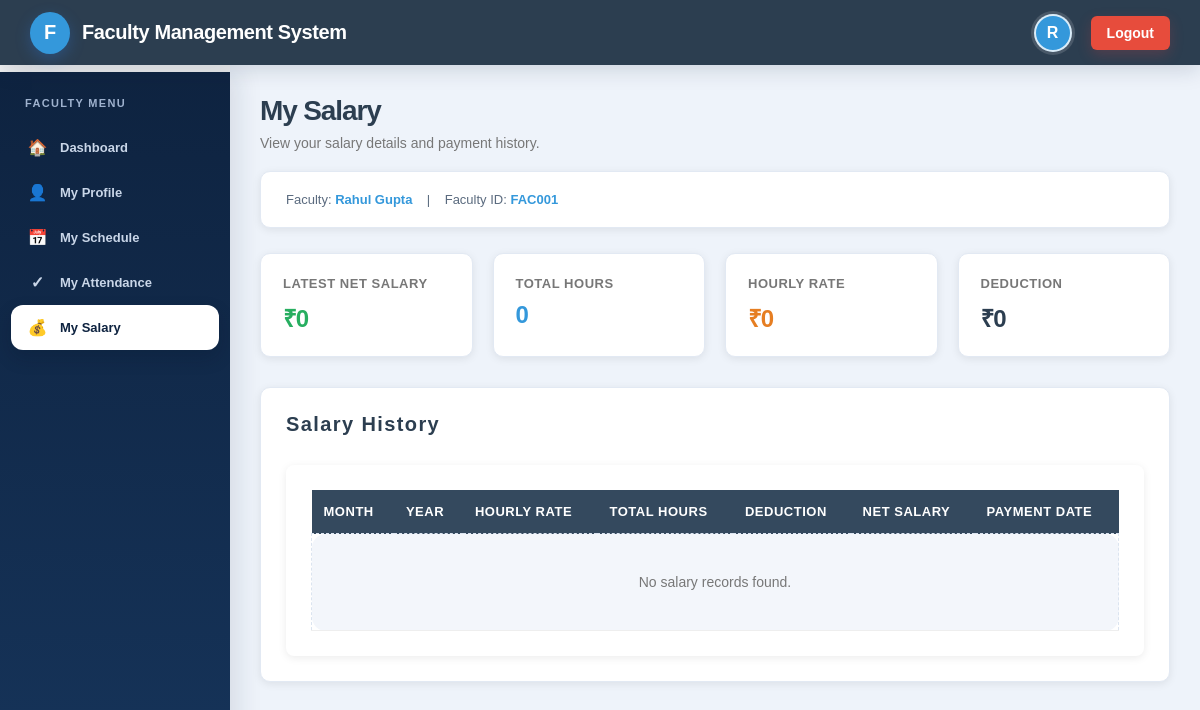
The app's page /faculty-salary/ (signed in) with its own data.
### faculty/models.py (models this page shows)
class Faculty(models.Model):
    FacultyID = models.CharField(max_length=10, primary_key=True)
    Password = models.CharField(max_length=255, blank=True)
    ProfilePhoto = models.ImageField(upload_to="faculty_photos/", blank=True)
    FirstName = models.CharField(max_length=50)
    LastName = models.CharField(max_length=50)
    Gender = models.CharField(max_length=20)
    DOB = models.DateField()
    Email = models.EmailField()
    ContactNumber = models.CharField(max_length=10)
    Address = models.TextField()
    Qualification = models.CharField(max_length=100)
    Designation = models.CharField(max_length=100)
    JoiningDate = models.DateField()
    Experience = models.DecimalField(max_digits=4, decimal_places=1)
    Status = models.CharField(max_length=20)

### faculty/views.py (the view)
def faculty_salary(request):
    faculty_id = request.session.get("faculty_id")
    if not faculty_id:
        return redirect("login")
    faculty = get_object_or_404(
        Faculty,
        FacultyID=faculty_id
    )
    salary_records = Salary.objects.filter(
        FacultyID=faculty
    ).order_by(
        "-Year",
        "-Month"
    )
    return render(
        request,
        "faculty_salary.html",
        {
            "faculty": faculty,
            "salary_records": salary_records
        }
    )

### templates/faculty_salary.html (shortened to what this page needs)
{% load static %}
<!DOCTYPE html>
<html lang="en" class="page-faculty-salary">
<head>
    <link rel="stylesheet" href="{% static 'style.css' %}?v=5">
    <link rel="stylesheet" href="{% static 'portal-refresh.css' %}?v=1">
</head>
<body class="page-faculty-salary">
    <div class="header">
        <div class="logo-section">
            <div class="logo">F</div>
            <div class="system-name">
                Faculty Management System
            </div>
        </div>
        <div class="user-section">
            <div class="faculty-avatar">
                {% if faculty.ProfilePhoto %}
                    <img src="{{ faculty.ProfilePhoto.url }}" alt="Faculty profile photo">
                {% else %}
                    {{ faculty.FirstName|first|upper }}
                {% endif %}
            </div>
            <a href="{% url 'logout' %}" class="logout-btn">
                Logout
            </a>
        </div>
    </div>
    <div class="layout">
        <div class="sidebar">
            <div class="sidebar-title">
                Faculty Menu
            </div>
            <a href="{% url 'faculty_dashboard' %}">
                <span class="menu-icon">🏠</span>
                Dashboard
            </a>
            <a href="{% url 'faculty_profile' %}">
                <span class="menu-icon">👤</span>
                My Profile
            </a>
            <a href="{% url 'faculty_schedule' %}">
                <span class="menu-icon">📅</span>
                My Schedule
            </a>
            <a href="{% url 'faculty_attendance' %}">
                <span class="menu-icon">✓</span>
                My Attendance
            </a>
            <a href="{% url 'faculty_salary' %}" class="active">
                <span class="menu-icon">💰</span>
                My Salary
            </a>
        </div>
        <div class="main-content">
            <h1 class="page-title">
                My Salary
            </h1>
            <p class="page-subtitle">
                View your salary details and payment history.
            </p>
            <div class="faculty-info">
                Faculty:
                <span>
                    {{ faculty.FirstName }} {{ faculty.LastName }}
                </span>
                &nbsp;&nbsp; | &nbsp;&nbsp;
                Faculty ID:
                <span>
                    {{ faculty.FacultyID }}
                </span>
            </div>
            {% with latest_salary=salary_records.0 %}
            <div class="summary-cards">
                <div class="card">
                    <div class="card-title">
                        Latest Net Salary
                    </div>
                    <div class="card-value green">
                        {% if latest_salary %}
                            ₹{{ latest_salary.NetSalary }}
                        {% else %}
                            ₹0
                        {% endif %}
                    </div>
                </div>
                <div class="card">
                    <div class="card-title">
                        Total Hours
                    </div>
                    <div class="card-value blue">
                        {% if latest_salary %}
                            {{ latest_salary.TotalHours }}
                        {% else %}
                            0
                        {% endif %}
                    </div>
                </div>
                <div class="card">
                    <div class="card-title">
                        Hourly Rate
                    </div>
                    <div class="card-value orange">
                        {% if latest_salary %}
                            ₹{{ latest_salary.HourlyRate }}
                        {% else %}
                            ₹0
                        {% endif %}
                    </div>
                </div>
                <div class="card">
                    <div class="card-title">
                        Deduction
                    </div>
                    <div class="card-value">
                        {% if latest_salary %}
                            ₹{{ latest_salary.Deduction }}
                        {% else %}
                            ₹0
                        {% endif %}
                    </div>
                </div>
            </div>
            {% endwith %}
            <div class="salary-section">
                <h2 class="section-title">
                    Salary History
                </h2>
                <div class="table-container">
                    <table>
                        <thead>
                            <tr>
                                <th>
                                    Month
                                </th>
                                <th>
                                    Year
                                </th>
                                <th>
                                    Hourly Rate
                                </th>
                                <th>
                                    Total Hours
                                </th>
                                <th>
                                    Deduction
                                </th>
                                <th>
                                    Net Salary
                                </th>
                                <th>
                                    Payment Date
                                </th>
                            </tr>
                        </thead>
                        <tbody>
                            {% for salary in salary_records %}
                            <tr>
                                <td>
                                    {{ salary.Month }}
                                </td>
                                <td>
                                    {{ salary.Year }}
                                </td>
                                <td>
                                    ₹{{ salary.HourlyRate }}
                                </td>
                                <td>
                                    {{ salary.TotalHours }}
                                </td>
                                <td class="deduction">
                                    ₹{{ salary.Deduction }}
                                </td>
                                <td class="net-salary">
                                    ₹{{ salary.NetSalary }}
                                </td>
                                <td>
                                    {% if salary.PaymentDate %}
                                        {{ salary.PaymentDate }}
                                    {% else %}
                                        Not Paid
                                    {% endif %}
                                </td>
                            </tr>
                            {% empty %}
                            <tr>
                                <td colspan="7" class="empty-message">
                                    No salary records found.
                                </td>
                            </tr>
                            {% endfor %}
                        </tbody>
                    </table>
                </div>
            </div>
        </div>
    </div>
</body>
</html>

### records on screen
Faculty: FirstName|first "R", FirstName "Rahul", LastName "Gupta", FacultyID "FAC001"
